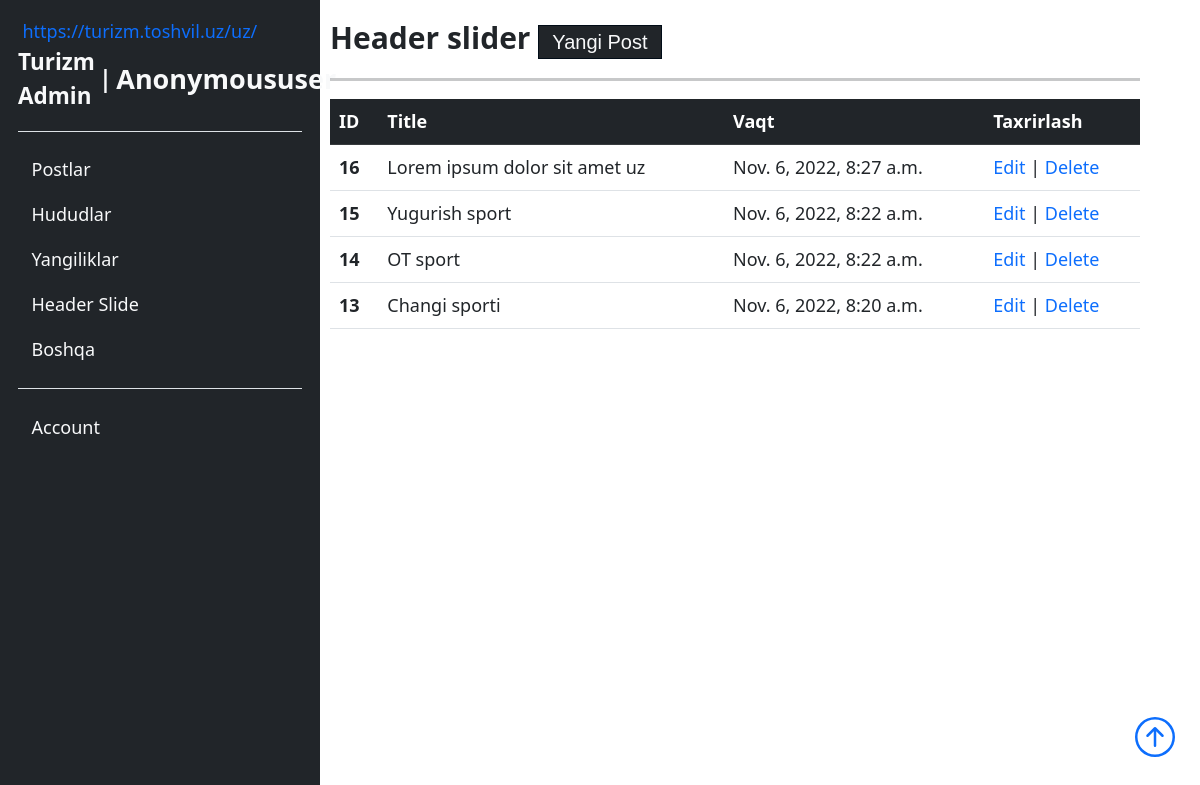
Before: /users/root/list/all/slider/ with the older database file.
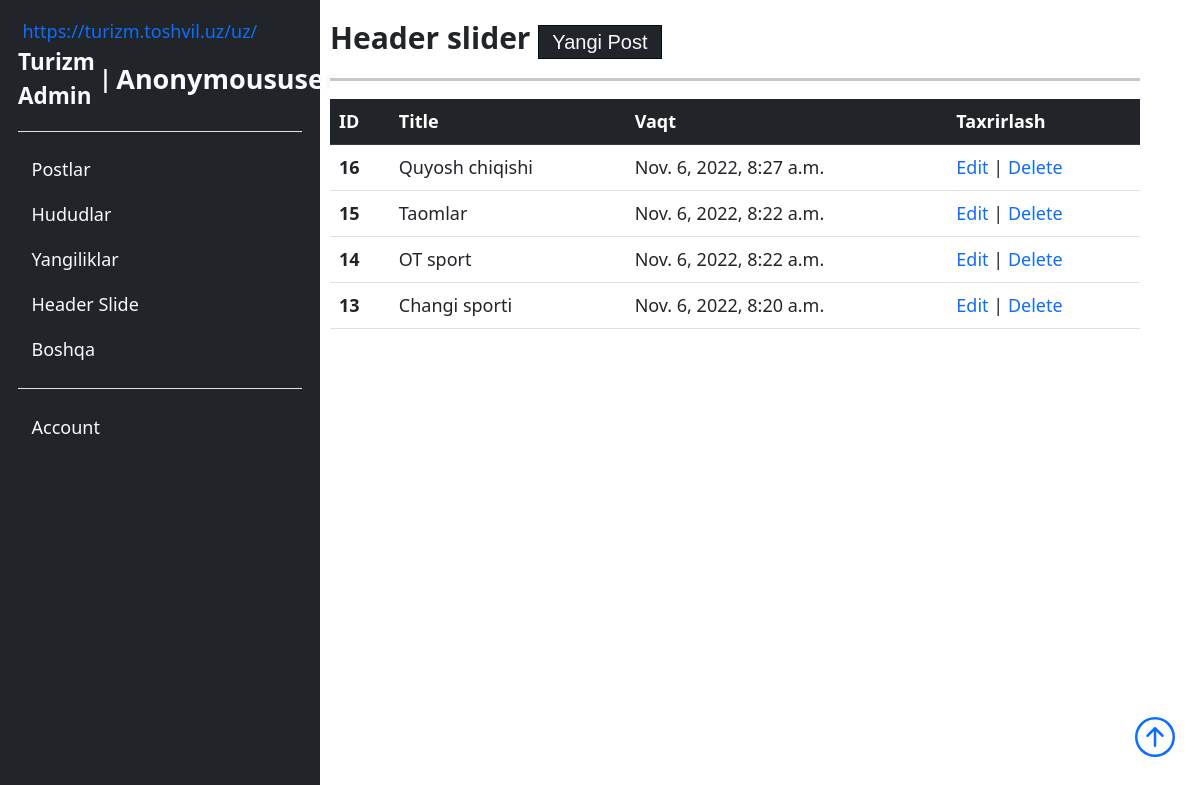
After: the same page with the newer database file.
### main/models.py (models this page shows, shortened)
class Post(M):
    author = m.ForeignKey(CustomUser, on_delete=m.SET_NULL, null=True, blank=True)
    navbaritem = m.ForeignKey(NavbarItems, on_delete=m.SET_NULL, null=True, blank=True)
    post_img = ResizedImageField(size=[2500, 1500],upload_to='posts/')
    uz_title = m.CharField(max_length=l)
    ru_title = m.CharField(max_length=l, null=True, blank=True)
    en_title = m.CharField(max_length=l, null=True, blank=True)
    uz_description = m.CharField(max_length=100)
    ru_description= m.CharField(max_length=l, null=True, blank=True)
    en_description= m.CharField(max_length=l, null=True, blank=True)
    uz_post = RichTextUploadingField()
    ru_post = RichTextUploadingField(null=True, blank=True)
    en_post = RichTextUploadingField(null=True, blank=True)
    slug = m.SlugField(max_length=l, unique=True)
    post_view = m.IntegerField(default=0, null=True, blank=True)
    add_time = m.DateTimeField(auto_now_add=True)

class HeaderSlider(Post):
    """ Headerdagi carousel uchun """

class Post(M):
    author = m.ForeignKey(CustomUser, on_delete=m.SET_NULL, null=True, blank=True)
    navbaritem = m.ForeignKey(NavbarItems, on_delete=m.SET_NULL, null=True, blank=True)
    post_img = ResizedImageField(size=[2500, 1500],upload_to='posts/')
    uz_title = m.CharField(max_length=l)
    ru_title = m.CharField(max_length=l, null=True, blank=True)
    en_title = m.CharField(max_length=l, null=True, blank=True)
    uz_description = m.CharField(max_length=100)
    ru_description= m.CharField(max_length=l, null=True, blank=True)
    en_description= m.CharField(max_length=l, null=True, blank=True)
    uz_post = RichTextUploadingField()
    ru_post = RichTextUploadingField(null=True, blank=True)
    en_post = RichTextUploadingField(null=True, blank=True)
    slug = m.SlugField(max_length=l, unique=True)
    post_view = m.IntegerField(default=0, null=True, blank=True)
    add_time = m.DateTimeField(auto_now_add=True)

### custom_user/views.py (the view)
# urls.py: path('root/list/all/slider/', SliderList.as_view(), name='sliderlist'),
class SliderList(ListView):
    model = HeaderSlider
    ordering = '-add_time'
    paginate_by = 50
    template_name = 'users/adminpanel/list/list_slider.htm'

### main/models.py (called while the page is built)
    def __str__(self):
        return self.uz_name

    def __str__(self):
        return super().__str__()

### templates/users/adminpanel/list/list_slider.htm (shortened to what this page needs)
{% extends '../root.htm' %}
{% block name %}
    Header slider
{% endblock name %}
{% block add_btn %}
    <a class="bg-dark link-light" href="{% url 'users:addslider' %}">Yangi Post</a>
{% endblock add_btn %}
{% block list %}
    <table class="table">
        <thead class="table-dark">
            <tr>
                <th scope="col">ID</th>
                <th scope="col">Title</th>
                <th scope="col">Vaqt</th>
                <th scope="col">Taxrirlash</th>
            </tr>
        </thead>
        <tbody>
            {% for obj in object_list %}
                <tr>
                    <th>{{ obj.id }}</th>
                    <td>{{ obj.uz_title }}</td>
                    <td>{{ obj.add_time }}</td>
                    <td>
                        <a href="{% url 'users:updateslider' pk=obj.pk %}">Edit</a> | <a href="" data-bs-toggle="modal" data-bs-target="#staticBackdrop{{ obj.id }}">Delete</a>
                    </td>
                </tr>
            {% endfor %}
        </tbody>
    </table>
{% endblock list %}

Changed rows visible on the page:
changed through a linked row, HeaderSlider: uz_title "Lorem ipsum dolor sit amet uz" → "Quyosh chiqishi"
changed through a linked row, HeaderSlider: uz_title "Yugurish sport" → "Taomlar"
